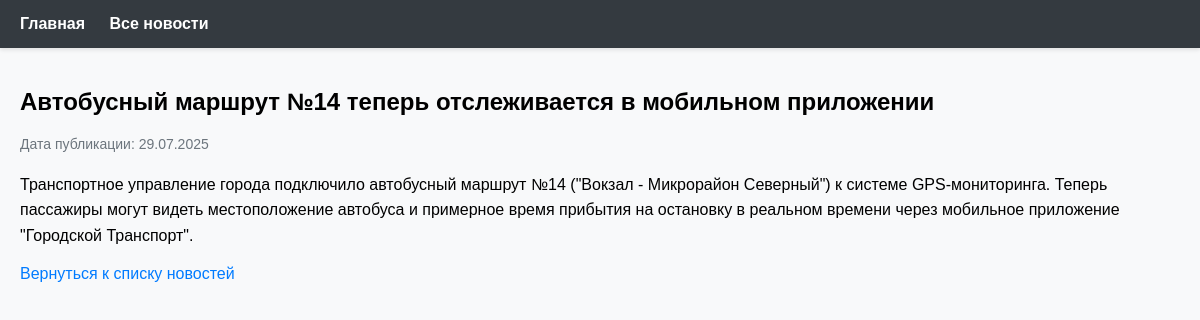
The app's page /news/7/ with its own data.
### NewsPortal/models.py (models this page shows, shortened)
class Post(models.Model):
    ARTICLE = 'AR'
    NEWS = 'NW'
    POST_TYPES = [
        (ARTICLE, 'Статья'),
        (NEWS, 'Новость')
    ]
    author = models.ForeignKey(
        Author,
        on_delete=models.CASCADE,
        related_name='posts'  # Явное указание related_name
    )
    post_type = models.CharField(max_length=2, choices=POST_TYPES)
    created_at = models.DateTimeField(auto_now_add=True)
    categories = models.ManyToManyField(Category, through='PostCategory')
    title = models.CharField(max_length=200)
    content = models.TextField()
    rating = models.IntegerField(default=0)

### NewsPortal/views.py (the view)
# urls.py: path('<int:pk>/', views.news_detail, name='news_detail'),
def news_detail(request, pk):
    news = get_object_or_404(Post, pk=pk, post_type='NW')
    return render(request, 'news/news_detail.html', {'news': news})

### NewsPortal/templatetags/news_filters.py (called while the page is built)
@register.filter(name='censor')
def censor(value):
    if not isinstance(value, str):
        raise TypeError(f"Фильтр 'censor' применяется к строке, а не к {type(value)}")
    BAD_WORDS = [
        'анус',
        'аборт',
        'бздун',
        'беспезды',
        'бздюх',
        'бля',
        'блудилище',
        'блядво',
        'блядеха',
        'блядина',
        'блядистка',
    ]
    pattern = r'\b(' + '|'.join(BAD_WORDS) + r')\b'
    regex = re.compile(pattern, re.IGNORECASE)
    def replace_match(match):
        word = match.group(0)
        return word[0] + '*' * (len(word) - 1)
    return mark_safe(regex.sub(replace_match, value))

### NewsPortal/templates/news/news_detail.html
{% extends 'default.html' %}
{% load news_filters %}
{% block content %}
    <article>
        <h1>{{ news.title|censor }}</h1>
        <div class="news-meta">
            Дата публикации: {{ news.created_at|date:"d.m.Y" }}
        </div>
        <div class="news-content">
            {{ news.content|censor|linebreaks }}
        </div>
        <a href="{% url 'news_list' %}">Вернуться к списку новостей</a>
    </article>
{% endblock %}

### NewsPortal/templates/default.html (style rules this page uses)
body { font-family: Arial, sans-serif; margin: 0; padding: 0; background-color: #f8f9fa; }
a { color: #007bff; text-decoration: none; }
.news-content { margin-top: 20px; line-height: 1.6; font-size: 16px; }
.news-meta { color: #6c757d; margin-bottom: 20px; font-size: 14px; }

### records on screen
Post: title|censor "Автобусный маршрут №14 теперь отслеживается в мобильном приложении", created_at "29.07.2025", content|censor "Транспортное управление города подключило автобусный маршрут №14 (\"Вокзал - Микрорайон Северный\") к системе GPS-мониторинга. Теперь пассажиры могут видеть местоположение автобуса и примерное время прибытия на остановку в реальном времени через мобильное приложение \"Городской Транспорт\"."
